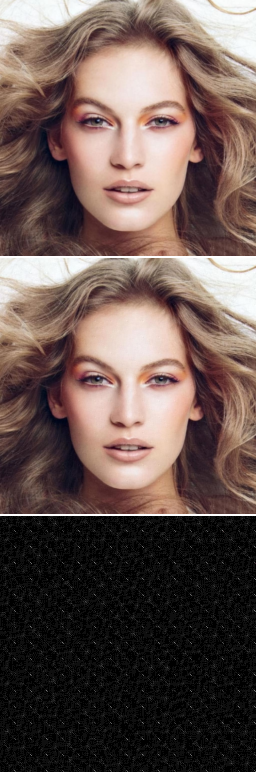
#> input picture my_tests/alpha_4/resultado_diff/grid_comparativo.png, 256 x 772 px
$ python watermark_diff.py --original my_tests/alpha_4/resultado_diff/grid_comparativo.png --watermarked my_tests/alpha_4/resultado_diff/grid_comparativo.png --output_dir out
#> lines starting #> are read from the running program, lines starting #| are printed output that depends on the picture
#!/usr/bin/env python3
"""
watermark_diff.py

Recebe uma imagem original e sua versão marcada (com watermark embutido),
calcula a diferença pixel a pixel (o "ruído" da marca d'água) e salva:

  1. original.png            -> cópia da imagem original
  2. marcada.png              -> cópia da imagem marcada
  3. diferenca.png            -> mapa de diferença (amplificado, para ficar visível)
  4. grid_comparativo.png     -> as três empilhadas verticalmente, com legendas
                                  (original / marcada / diferença)

A diferença é calculada como |original - marcada| por pixel/canal. Como esse
valor costuma ser muito pequeno (a marca d'água é quase imperceptível), o
script AMPLIFICA o resultado por um fator (--amplify) só para fins de
visualização — o valor "cru" da diferença também fica disponível se você
passar --no_amplify_saved (salva a diferença real, sem amplificação).

Uso básico:
    python watermark_diff.py \
        --original ./my_tests/003251_original.png \
        --watermarked ./my_tests/003251_marcada.png \
        --output_dir ./my_tests/resultado_diff

Opções:
    --amplify 15          fator de amplificação visual da diferença (default: 15)
    --colormap jet        aplica um mapa de cor tipo "heatmap" na diferença
                           (precisa de matplotlib; sem essa flag, fica em cinza)
    --no_amplify_saved    salva diferenca.png com o valor real (sem amplificar)

Requisitos: pip install pillow numpy
Opcional (para --colormap): pip install matplotlib
"""

import argparse
from pathlib import Path

import numpy as np
from PIL import Image


def load_image_as_array(path: Path, target_size=None) -> np.ndarray:
    img = Image.open(path).convert("RGB")
    if target_size is not None and img.size != target_size:
        print(f"[AVISO] {path.name} tem tamanho {img.size}, redimensionando para {target_size} "
              f"para bater com a outra imagem.")
        img = img.resize(target_size, Image.LANCZOS)
    return np.array(img).astype(np.int16)  # int16 para evitar overflow na subtração


def compute_diff(orig: np.ndarray, wm: np.ndarray) -> np.ndarray:
    """Diferença absoluta por pixel/canal, valor real (0-255, sem amplificar)."""
    return np.abs(orig - wm).astype(np.uint8)


def amplify(diff: np.ndarray, factor: float) -> np.ndarray:
    amplified = diff.astype(np.float32) * factor
    return np.clip(amplified, 0, 255).astype(np.uint8)


def apply_colormap(diff_gray: np.ndarray, cmap_name: str) -> np.ndarray:
    """Converte um mapa de diferença (H,W,3) em escala de cinza equivalente
    para uma imagem colorida tipo heatmap, usando matplotlib."""
    try:
        import matplotlib.cm as cm
    except ImportError:
        raise SystemExit(
            "Para usar --colormap é preciso instalar matplotlib:\n"
            "  pip install matplotlib --break-system-packages"
        )
    # reduz para 1 canal (média dos 3 canais) antes de aplicar o colormap
    gray = diff_gray.mean(axis=2) / 255.0
    colormap = cm.get_cmap(cmap_name)
    colored = colormap(gray)[:, :, :3]  # remove canal alpha
    return (colored * 255).astype(np.uint8)


def main():
    parser = argparse.ArgumentParser(description=__doc__, formatter_class=argparse.RawDescriptionHelpFormatter)
    parser.add_argument("--original", required=True, type=Path, help="Caminho da imagem original")
    parser.add_argument("--watermarked", required=True, type=Path, help="Caminho da imagem marcada")
    parser.add_argument("--output_dir", required=True, type=Path, help="Pasta onde salvar os resultados")
    parser.add_argument("--amplify", type=float, default=15.0,
                         help="Fator de amplificação visual da diferença (default: 15)")
    parser.add_argument("--colormap", default=None,
                         help="Nome de um colormap do matplotlib (ex: jet, inferno, viridis). "
                              "Sem essa opção, a diferença fica em tons de cinza.")
    parser.add_argument("--no_amplify_saved", action="store_true",
                         help="Salva diferenca.png com o valor real, sem amplificar")
    args = parser.parse_args()

    args.output_dir.mkdir(parents=True, exist_ok=True)

    orig_img = Image.open(args.original).convert("RGB")
#> orig_img is the input picture: PIL image 256x772 RGB; mean R, G, B 102.8, 84.6, 79.3
    orig_arr = load_image_as_array(args.original)
    wm_arr = load_image_as_array(args.watermarked, target_size=orig_img.size)
    wm_img = Image.fromarray(wm_arr.astype(np.uint8))

    diff_raw = compute_diff(orig_arr, wm_arr)  # valor real, 0-255
#> in compute_diff, `return np.abs(orig - wm).astype(np.uint8)`: returned value: shape (772, 256, 3); every value is 0
    diff_to_save = diff_raw if args.no_amplify_saved else amplify(diff_raw, args.amplify)
#> in amplify, `amplified = diff.astype(np.float32) * factor`: amplified: shape (772, 256, 3) float32; every value is 0

    if args.colormap:
        diff_visual = apply_colormap(diff_to_save, args.colormap)
    else:
        diff_visual = diff_to_save

    diff_img = Image.fromarray(diff_visual)

    # estatísticas úteis para o artigo (MSE, diferença máxima, média)
    mse = float(np.mean((orig_arr.astype(np.float32) - wm_arr.astype(np.float32)) ** 2))
#> mse = 0
    max_diff = int(diff_raw.max())
#> max_diff = 0
    mean_diff = float(diff_raw.mean())
#> mean_diff = 0
    psnr = 20 * np.log10(255.0 / np.sqrt(mse)) if mse > 0 else float("inf")
#> psnr = inf

    # 1-3. salva as três imagens separadas
    orig_img.save(args.output_dir / "original.png")
    wm_img.save(args.output_dir / "marcada.png")
    diff_img.save(args.output_dir / "diferenca.png")

    # 4. monta o grid vertical SEM legendas
    #    com pequeno espaçamento entre as imagens

    spacing = 2  # pixels de distância entre as imagens

    width = max(
        orig_img.width,
        wm_img.width,
        diff_img.width
    )
#> width = 256

    total_height = (
        orig_img.height
        + wm_img.height
        + diff_img.height
        + spacing * 2
    )
#> total_height = 2320

    grid = Image.new(
        "RGB",
        (width, total_height),
        "white"
    )
#> grid: PIL image 256x2320 RGB; every value is 255

    y = 0

    for i, part in enumerate((orig_img, wm_img, diff_img)):
        grid.paste(part, (0, y))
        y += part.height

        if i < 2:
            y += spacing
#> this loop made 3 passes
#> y on passes 1 to 3: 774, 1548, 2320
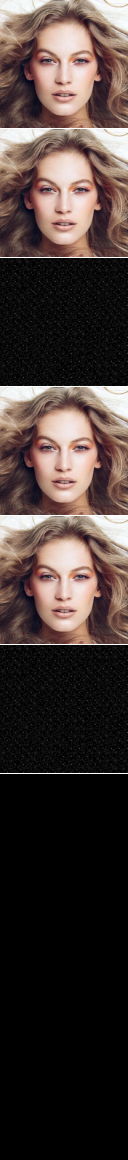
#> grid: PIL image 256x2320 RGB (shown at 1/2 size); mean R, G, B 68.8, 56.7, 53.2
#> after the loop, y = 2320

    grid.save(
        args.output_dir / "grid_comparativo.png"
    )

    print(f"Salvo em: {args.output_dir}")
    print("  - original.png")
    print("  - marcada.png")
    print("  - diferenca.png")
    print("  - grid_comparativo.png")
    print()
    print("Estatísticas da diferença (valores reais, não amplificados):")
    print(f"  MSE:  {mse:.4f}")
#|   MSE:  0.0000
    print(f"  PSNR: {psnr:.2f} dB")
#|   PSNR: inf dB
    print(f"  Diferença média por pixel: {mean_diff:.4f}")
#|   Diferença média por pixel: 0.0000
    print(f"  Diferença máxima:          {max_diff}")
#|   Diferença máxima:          0


if __name__ == "__main__":
    main()
